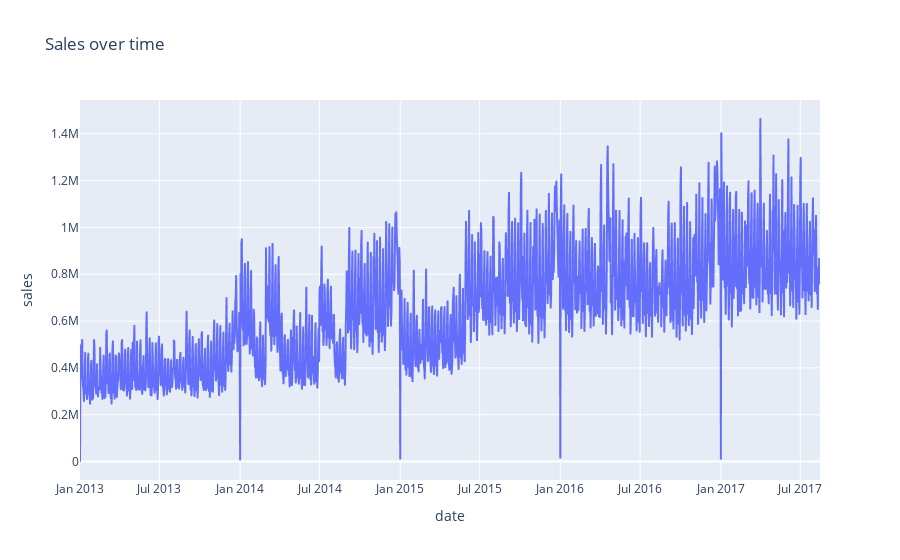

This figure's notebook cell:
### Markdown cell above
#### Daily sales over time as line plot

### Code cell
px.line(train.groupby("date").agg({"sales": "sum"}).reset_index(), x="date", y="sales", title="Sales over time")

# should be the matplotlib code --> to be tested

### Figure 1 — Plotly figure (JSON) as saved in the notebook; plotly's stock layout.template omitted (floating-point values rounded to 4 significant figures; data arrays with more than 128 entries replaced by an {"elided": "..."} marker saying what was removed)
{"data": [{"hovertemplate": "date=%{x}<br>sales=%{y}<extra></extra>", "legendgroup": "", "line": {"color": "#636efa", "dash": "solid"}, "marker": {"symbol": "circle"}, "mode": "lines", "name": "", "showlegend": false, "type": "scattergl", "x": {"elided": "1684 str values"}, "xaxis": "x", "y": {"elided": "1684 float values"}, "yaxis": "y"}], "layout": {"legend": {"tracegroupgap": 0}, "title": {"text": "Sales over time"}, "xaxis": {"anchor": "y", "domain": [0, 1], "title": {"text": "date"}}, "yaxis": {"anchor": "x", "domain": [0, 1], "title": {"text": "sales"}}}}
